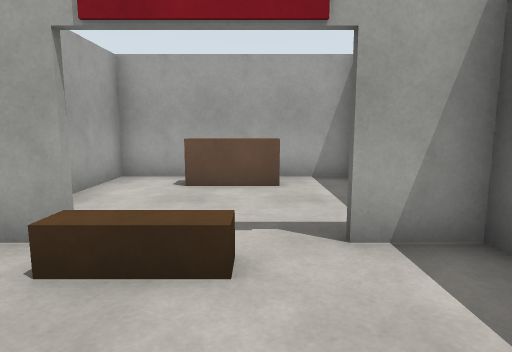
view 1 (above)

16 first-person views from a walk through a Gazebo world. The camera is 1.2 m above the floor, tilts 8° down and sees 75° across. The floor is counted in squares, 1 m on a side. Each view is taken from the middle of a square. On the plan, view 1 faces up. The plan holds only what a view shows up to about 14 squares ahead; the rest is blank.

view 2
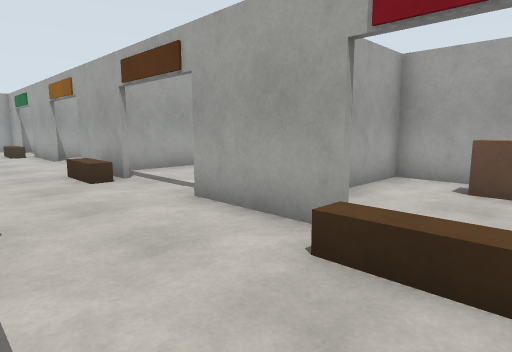

view 3
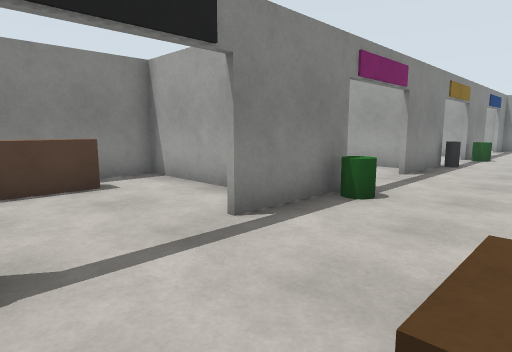

view 4
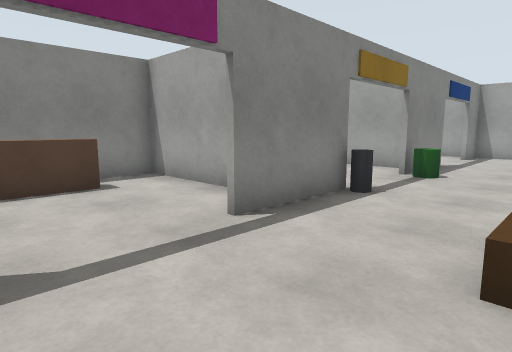

view 5
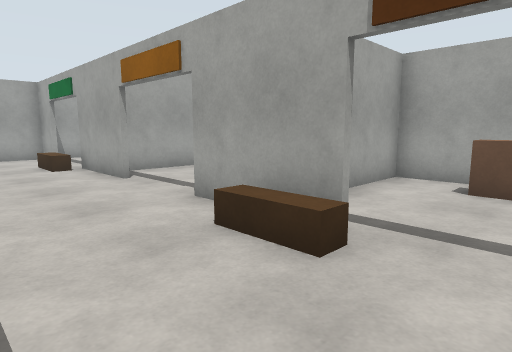

view 6
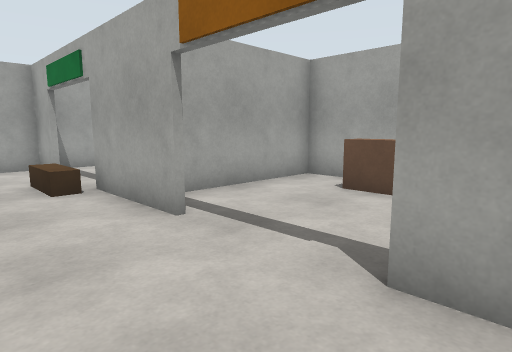

view 7
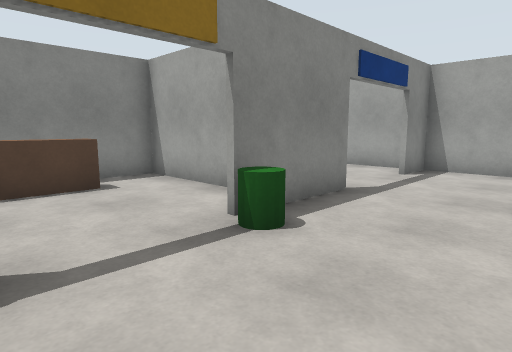

view 8
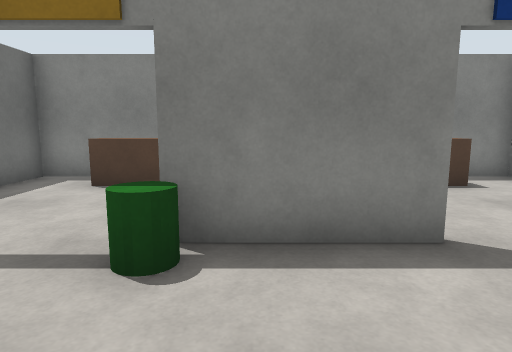

view 9
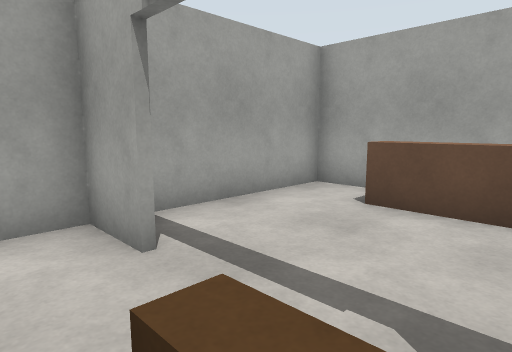

view 10
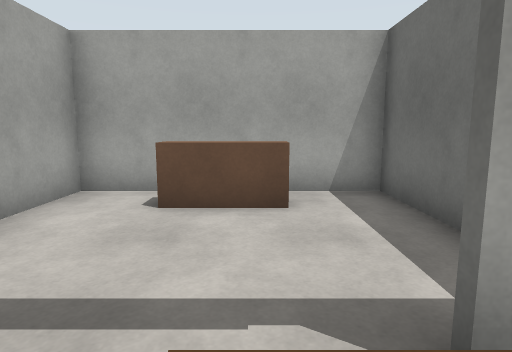

view 11
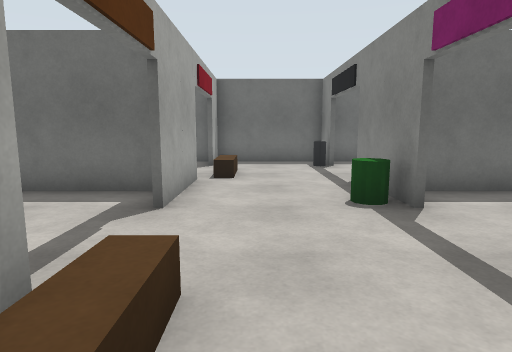

view 12
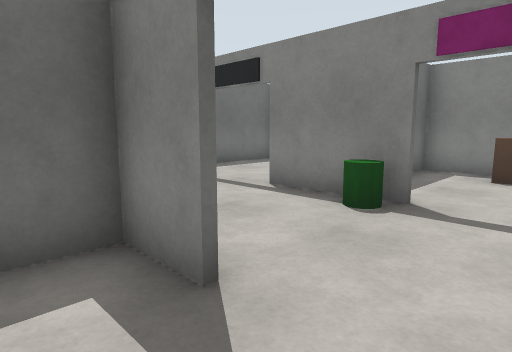

view 13
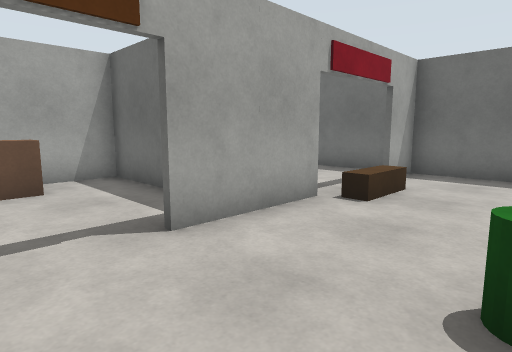

view 14
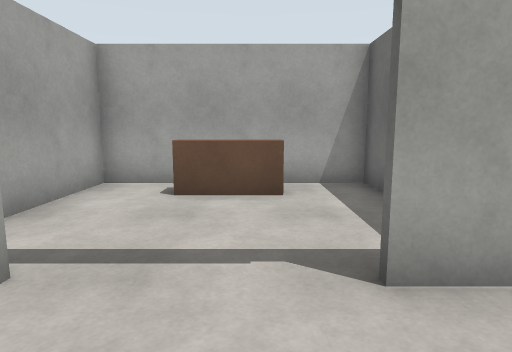

view 15
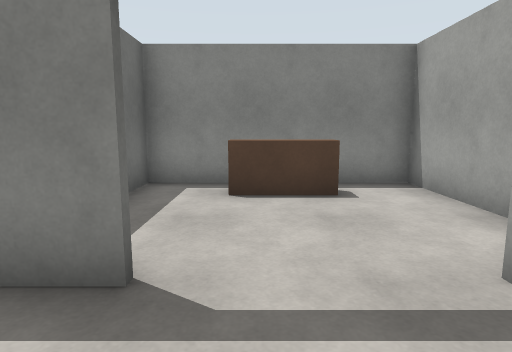

view 16
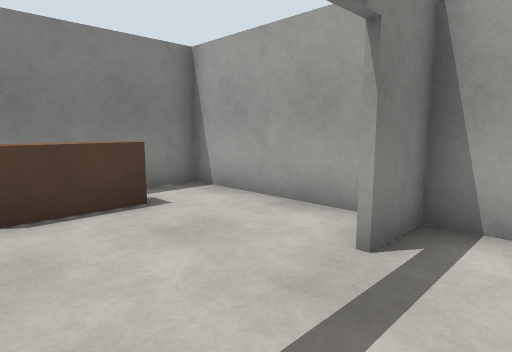

### Floor plan
Points are (right, up) in squares from view 1. A wall is a line through its corners. A room is listed if a view was taken in it or the views show most of it. See-through windows are left out.
Room 1 (views 1, 2, 3, 4, 5, 6, 7, 8, 9, 10, 11, 12, 13, 14, 15, 16)
walls: (-10.5, -0.4) (-8, -0.4); (-9.4, -1.1) (-9.4, -5.5); (-8.1, 3.4) (-11, 3.4); (-13.9, 3.4) (-17, 3.4); (-4.9, -0.4) (-2, -0.4); (-5.1, 3.6) (-3.6, 3.6) (-3.6, 8.5); (-15.4, -1.1) (-15.4, -5.5); (-9.6, 7.1) (-9.6, 8.5); (-9.6, -5.5) (-9.6, -3.9); (-17.1, -0.4) (-14.4, -0.4); (-3.4, -2.2) (-3.4, -5.5); (-15.6, 5.8) (-15.6, 8.5); (-9.4, 8.5) (-9.4, 4.1); (-3.6, -3) (-3.6, -1.2); (-1.9, 3.4) (-5, 3.4); (-15.6, -5.5) (-15.6, -4.1); (-3.6, -5.5) (-3.6, -4.5); (-15.4, 8.5) (-15.4, 3.9); (-3.5, 8.4) (-21.4, 8.4) (-21.4, 3.9); (-19.9, 3.4) (-21.4, 3.4) (-21.4, -0.4) (-20, -0.4); (1.4, -0.4) (2.4, -0.4) (2.4, 3.4) (1, 3.4); (-21.4, -1.1) (-21.4, -5.4) (-0.1, -5.4); (2.4, -5.2) (2.4, -0.9)
ways out: opening at (-0.5, 4); gap at (1, 4)
objects: counter (-19, -4) to (-18, -4); counter (-19, 7) to (-18, 7); bench (-18, 3) to (-17, 3); green cylinder (-14, 0); counter (-13, -4) to (-12, -4); counter (-13, 7) to (-12, 7); bin (-11, 0); bench (-9, 3) to (-8, 3); counter (-7, -4) to (-6, -4); counter (-7, 7) to (-6, 7); green cylinder (-5, 0) to (-4, 0); bench (-2, 3) to (0, 3); counter (-1, -4) to (0, -4); bin (1, 0)

Where each view was taken, in squares from view 1:
view 1: 0 up, 0 right, facing up
view 2: 0 up, 0 right, facing up-left
view 3: 3 up, 1 right, facing down-left
view 4: 3 up, 5 left, facing down-left
view 5: 0 up, 6 left, facing up-left
view 6: 1 up, 10 left, facing up-left
view 7: 3 up, 11 left, facing down-left
view 8: 3 up, 15 left, facing down
view 9: 2 up, 17 left, facing up-left
view 10: 2 up, 18 left, facing up
view 11: 2 up, 10 left, facing right
view 12: 5 up, 7 left, facing down-right
view 13: 0 up, 7 left, facing up-right
view 14: 1 up, 12 left, facing up
view 15: 2 up, 18 left, facing down
view 16: 1 up, 17 left, facing down-left
